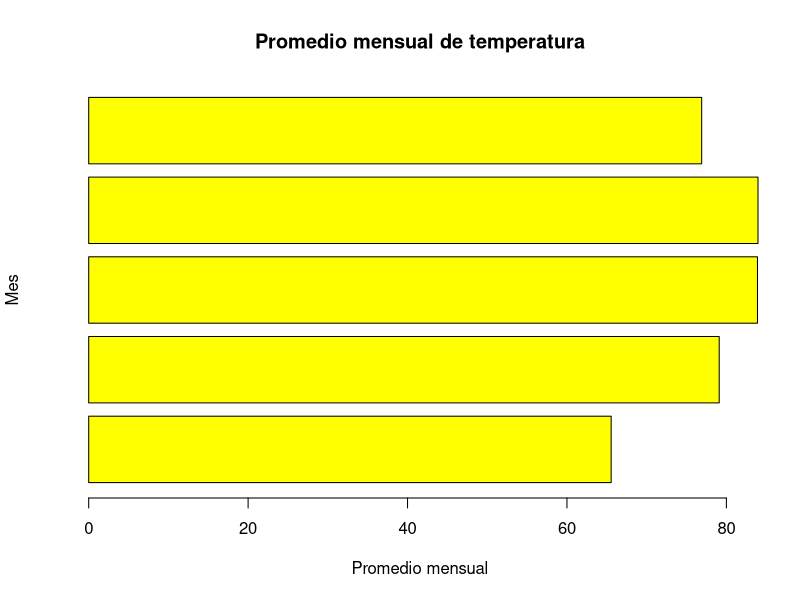
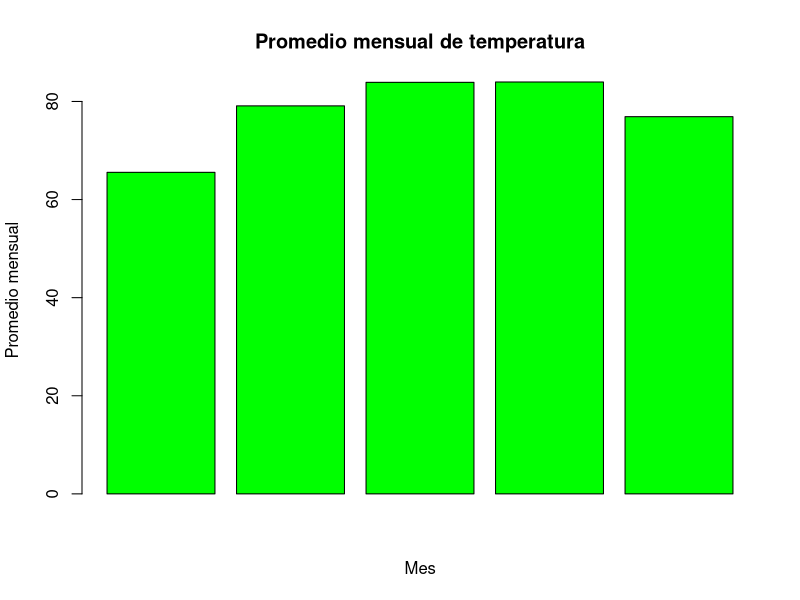
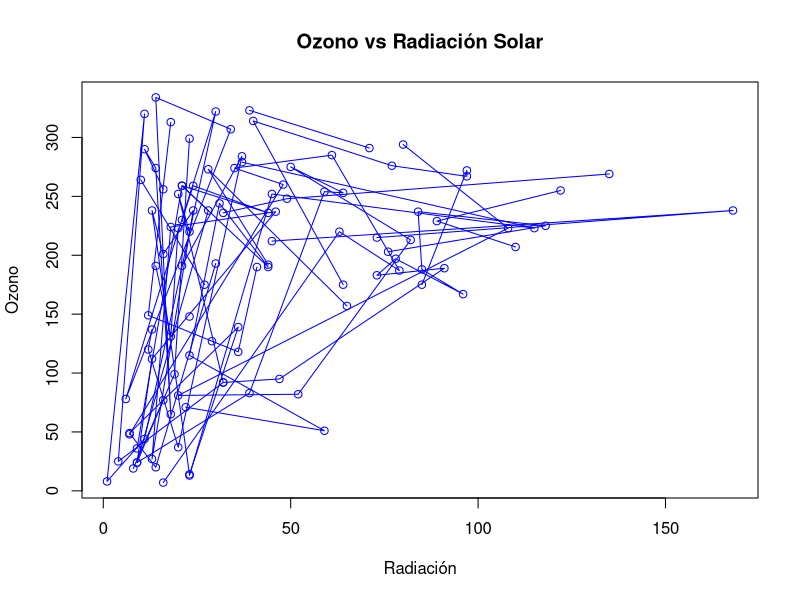

Recreate these plots in R, in order.
## ---- chunk 1
data("airquality")
airquality[,]
## ---- chunk 2
library(dplyr)
## ---- chunk 3
pr <- group_by(airquality,Month)
promedio <- summarise(pr, promedio_Temp = mean(Temp, na.rm = TRUE))
promedio
## ---- chunk 4
barplot(promedio$promedio_Temp,
        main = 'Promedio mensual de temperatura',
        xlab = 'Promedio mensual', horiz = TRUE,
        ylab = 'Mes',
        col = 'yellow')
## ---- chunk 5
barplot(promedio$promedio_Temp,
        main = 'Promedio mensual de temperatura',
        xlab = 'Mes', horiz = FALSE,
        ylab = 'Promedio mensual',
        col = 'green')
## ---- chunk 6
plot(airquality$Ozone, airquality$Solar.R,
        type = "o", 
        main = 'Ozono vs Radiación Solar',
        xlab = 'Radiación', horiz = TRUE,
        ylab = 'Ozono',
        col = 'blue')
